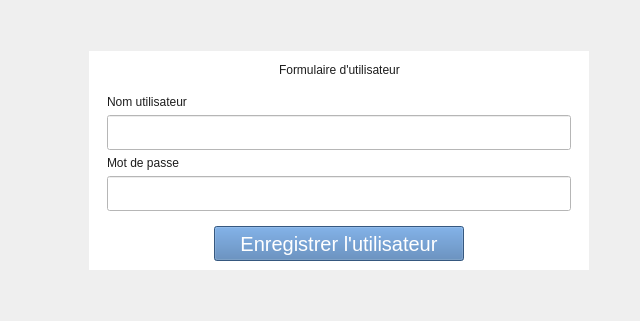
             <widget class="QWidget" name="tab_formulaire_utilisateur">
              <attribute name="title">
               <string>Formulaire Utilisateur</string>
              </attribute>
              <layout class="QHBoxLayout" name="horizontalLayout_18">
               <item>
                <layout class="QVBoxLayout" name="verticalLayout_30">
                 <item>
                  <spacer name="verticalSpacer_30">
                   <property name="orientation">
                    <enum>Qt::Vertical</enum>
                   </property>
                   <property name="sizeHint" stdset="0">
                    <size>
                     <width>20</width>
                     <height>40</height>
                    </size>
                   </property>
                  </spacer>
                 </item>
                 <item>
                  <layout class="QHBoxLayout" name="horizontalLayout_75">
                   <item>
                    <spacer name="horizontalSpacer_61">
                     <property name="orientation">
                      <enum>Qt::Horizontal</enum>
                     </property>
                     <property name="sizeHint" stdset="0">
                      <size>
                       <width>78</width>
                       <height>20</height>
                      </size>
                     </property>
                    </spacer>
                   </item>
                   <item>
                    <widget class="QWidget" name="widget_36" native="true">
                     <property name="minimumSize">
                      <size>
                       <width>500</width>
                       <height>0</height>
                      </size>
                     </property>
                     <property name="maximumSize">
                      <size>
                       <width>500</width>
                       <height>16777215</height>
                      </size>
                     </property>
                     <property name="styleSheet">
                      <string notr="true">background: #fff;
color: #1c1c1c;</string>
                     </property>
                     <layout class="QVBoxLayout" name="verticalLayout_31">
                      <item>
                       <layout class="QHBoxLayout" name="horizontalLayout_76">
                        <item>
                         <spacer name="horizontalSpacer_62">
                          <property name="orientation">
                           <enum>Qt::Horizontal</enum>
                          </property>
                          <property name="sizeHint" stdset="0">
                           <size>
                            <width>40</width>
                            <height>20</height>
                           </size>
                          </property>
                         </spacer>
                        </item>
                        <item>
                         <widget class="QLabel" name="label_70">
                          <property name="text">
                           <string>Formulaire d'utilisateur</string>
                          </property>
                         </widget>
                        </item>
                        <item>
                         <spacer name="horizontalSpacer_63">
                          <property name="orientation">
                           <enum>Qt::Horizontal</enum>
                          </property>
                          <property name="sizeHint" stdset="0">
                           <size>
                            <width>40</width>
                            <height>20</height>
                           </size>
                          </property>
                         </spacer>
                        </item>
                       </layout>
                      </item>
                      <item>
                       <layout class="QHBoxLayout" name="horizontalLayout_77">
                        <item>
                         <widget class="QWidget" name="widget_37" native="true">
                          <layout class="QGridLayout" name="gridLayout_17">
                           <item row="0" column="0">
                            <widget class="QLabel" name="label_72">
                             <property name="text">
                              <string>Nom utilisateur</string>
                             </property>
                            </widget>
                           </item>
                           <item row="3" column="0">
                            <widget class="QLineEdit" name="lineEdit_50">
                             <property name="minimumSize">
                              <size>
                               <width>0</width>
                               <height>35</height>
                              </size>
                             </property>
                             <property name="maximumSize">
                              <size>
                               <width>16777215</width>
                               <height>35</height>
                              </size>
                             </property>
                            </widget>
                           </item>
                           <item row="2" column="0">
                            <widget class="QLabel" name="label_71">
                             <property name="text">
                              <string>Mot de passe</string>
                             </property>
                            </widget>
                           </item>
                           <item row="1" column="0">
                            <widget class="QLineEdit" name="lineEdit_51">
                             <property name="minimumSize">
                              <size>
                               <width>0</width>
                               <height>35</height>
                              </size>
                             </property>
                             <property name="maximumSize">
                              <size>
                               <width>16777215</width>
                               <height>35</height>
                              </size>
                             </property>
                            </widget>
                           </item>
                          </layout>
                         </widget>
                        </item>
                       </layout>
                      </item>
                      <item>
                       <layout class="QHBoxLayout" name="horizontalLayout_78">
                        <item>
                         <widget class="QPushButton" name="save_produit_btn_9">
                          <property name="minimumSize">
                           <size>
                            <width>250</width>
                            <height>35</height>
                           </size>
                          </property>
                          <property name="maximumSize">
                           <size>
                            <width>250</width>
                            <height>35</height>
                           </size>
                          </property>
                          <property name="styleSheet">
                           <string notr="true">background: #4b7bb2;
color: #fff;
font-size: 20px;
padding: 0;</string>
                          </property>
                          <property name="text">
                           <string>Enregistrer l'utilisateur</string>
                          </property>
                         </widget>
                        </item>
                       </layout>
                      </item>
                     </layout>
                    </widget>
                   </item>
                   <item>
                    <spacer name="horizontalSpacer_64">
                     <property name="orientation">
                      <enum>Qt::Horizontal</enum>
                     </property>
                     <property name="sizeHint" stdset="0">
                      <size>
                       <width>40</width>
                       <height>20</height>
                      </size>
                     </property>
                    </spacer>
                   </item>
                  </layout>
                 </item>
                 <item>
                  <spacer name="verticalSpacer_31">
                   <property name="orientation">
                    <enum>Qt::Vertical</enum>
                   </property>
                   <property name="sizeHint" stdset="0">
                    <size>
                     <width>20</width>
                     <height>40</height>
                    </size>
                   </property>
                  </spacer>
                 </item>
                </layout>
               </item>
              </layout>
             </widget>
